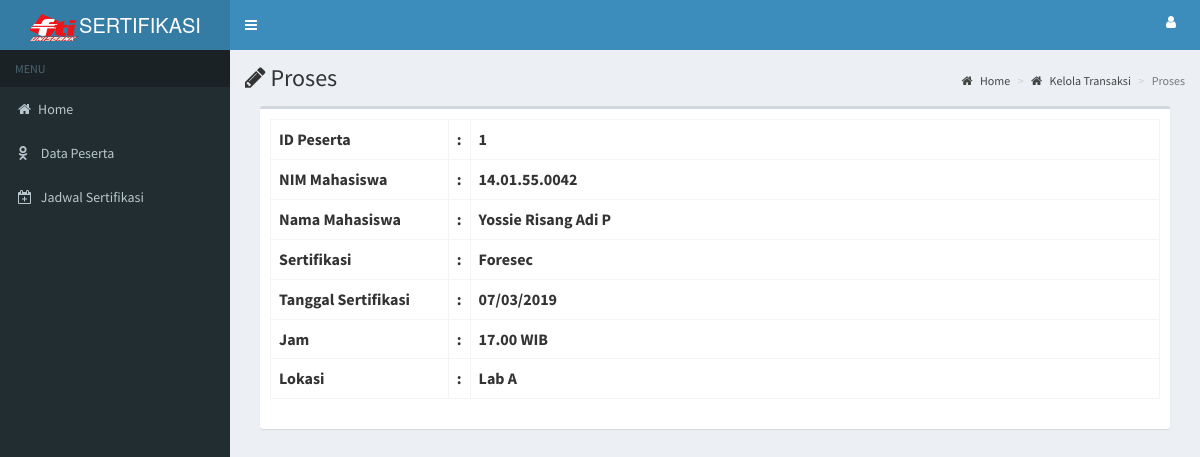
Page /index.php?page=jadwal_saya&id=1 (signed in) on the committed database.
### tables this page shows
CREATE TABLE IF NOT EXISTS `tbpeserta` (
  `id_peserta` int(10) NOT NULL auto_increment,
  `id_mahasiswa` int(10) NOT NULL,
  `id_sertifikasi` int(10) NOT NULL,
  `tgl_bayar` date NOT NULL,
  `bukti_bayar` varchar(100) NOT NULL,
  `status` varchar(15) NOT NULL,
  PRIMARY KEY  (`id_peserta`)
);

CREATE TABLE IF NOT EXISTS `tbmahasiswa` (
  `id_mahasiswa` int(10) NOT NULL auto_increment,
  `nim_mahasiswa` varchar(20) NOT NULL,
  `nama_mahasiswa` varchar(100) NOT NULL,
  `username` varchar(20) NOT NULL,
  `password` varchar(100) NOT NULL,
  `no_telp_mahasiswa` varchar(20) NOT NULL,
  `level` varchar(10) NOT NULL,
  PRIMARY KEY  (`id_mahasiswa`)
);

CREATE TABLE IF NOT EXISTS `tbsertifikasi` (
  `id_sertifikasi` int(10) NOT NULL auto_increment,
  `nama_sertifikasi` varchar(20) NOT NULL,
  PRIMARY KEY  (`id_sertifikasi`)
);

CREATE TABLE IF NOT EXISTS `tbjadwal` (
  `id_jadwal` int(10) NOT NULL auto_increment,
  `id_mahasiswa` int(10) NOT NULL,
  `id_sertifikasi` int(10) NOT NULL,
  `tgl_sertifikasi` varchar(20) NOT NULL,
  `jam` varchar(10) NOT NULL,
  `lokasi` varchar(10) NOT NULL,
  PRIMARY KEY  (`id_jadwal`)
);

### page/jadwal_saya.php (the view)
<div class="content-wrapper">
<section class="content-header">
      <h1>
        <i class="fa fa-pencil"></i> Proses
      </h1>
      <ol class="breadcrumb">
        <li><a href="#"><i class="fa fa-home"></i> Home</a></li>
		<li><a href="#"><i class="fa fa-home"></i> Kelola Transaksi</a></li>
        <li class="active">Proses</li>
      </ol>
    </section>
    <section class="content">
      <div class="col-md-12">
          <div class="box">
            <form method="POST" action="">
            <div class="box-body">
              <table class="table table-bordered">
                <tr>
                  <th style="width: 20%">ID Peserta</th>
				  <th style="width: 10px">:</th>
				  <th><?php echo $data['id_peserta']?></th>
                </tr>
				<tr>
                  <th style="width: 20%">NIM Mahasiswa</th>
				  <th style="width: 10px">:</th>
				  <th><?php echo $data['nim_mahasiswa']?></th>
                </tr>
				<tr>
                  <th style="width: 20%">Nama Mahasiswa</th>
				  <th style="width: 10px">:</th>
				  <th><?php echo $data['nama_mahasiswa']?></th>
                </tr>
				<tr>
                  <th style="width: 20%">Sertifikasi</th>
				  <th style="width: 10px">:</th>
				  <th><?php echo $data['nama_sertifikasi']?></th>
                </tr>
				<tr>
                  <th style="width: 20%">Tanggal Sertifikasi</th>
				  <th style="width: 10px">:</th>
				  <th><?php echo $data['tgl_sertifikasi']?></th>
                </tr>
				<tr>
                  <th style="width: 20%">Jam</th>
				  <th style="width: 10px">:</th>
				  <th><?php echo $data['jam']?> WIB</th>
                </tr>
				<tr>
                  <th style="width: 20%">Lokasi</th>
				  <th style="width: 10px">:</th>
				  <th><?php echo $data['lokasi']?></th>
                </tr>
              </table>
			  <br>
            </div>
			</form>
      </div>
      </div>
    </section>
  </div>

### rows in the picture
tbpeserta: id_peserta "1", id_mahasiswa.nim_mahasiswa "14.01.55.0042", id_mahasiswa.nama_mahasiswa "Yossie Risang Adi P", id_sertifikasi.nama_sertifikasi "Foresec", tbjadwal.tgl_sertifikasi "07/03/2019", tbjadwal.jam "17.00", tbjadwal.lokasi "Lab A"
